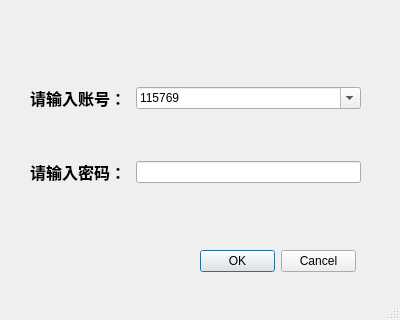
<?xml version="1.0" encoding="UTF-8"?>
<ui version="4.0">
 <class>Work_log</class>
 <widget class="QMainWindow" name="Work_log">
  <property name="geometry">
   <rect>
    <x>0</x>
    <y>0</y>
    <width>400</width>
    <height>320</height>
   </rect>
  </property>
  <property name="font">
   <font>
    <pointsize>9</pointsize>
   </font>
  </property>
  <property name="windowTitle">
   <string>职工登录</string>
  </property>
  <property name="styleSheet">
   <string notr="true">background-image: url(:/imagin/13.png);</string>
  </property>
  <widget class="QWidget" name="centralwidget">
   <widget class="QWidget" name="gridLayoutWidget">
    <property name="geometry">
     <rect>
      <x>30</x>
      <y>50</y>
      <width>331</width>
      <height>171</height>
     </rect>
    </property>
    <layout class="QGridLayout" name="gridLayout">
     <item row="1" column="0">
      <widget class="QLabel" name="label_2">
       <property name="minimumSize">
        <size>
         <width>100</width>
         <height>40</height>
        </size>
       </property>
       <property name="maximumSize">
        <size>
         <width>100</width>
         <height>40</height>
        </size>
       </property>
       <property name="font">
        <font>
         <family>Adobe 仿宋 Std R</family>
         <pointsize>12</pointsize>
         <weight>75</weight>
         <bold>true</bold>
        </font>
       </property>
       <property name="text">
        <string>请输入密码：</string>
       </property>
      </widget>
     </item>
     <item row="0" column="0">
      <widget class="QLabel" name="label">
       <property name="minimumSize">
        <size>
         <width>100</width>
         <height>40</height>
        </size>
       </property>
       <property name="maximumSize">
        <size>
         <width>100</width>
         <height>40</height>
        </size>
       </property>
       <property name="font">
        <font>
         <family>Adobe 仿宋 Std R</family>
         <pointsize>12</pointsize>
         <weight>75</weight>
         <bold>true</bold>
        </font>
       </property>
       <property name="text">
        <string>请输入账号：</string>
       </property>
      </widget>
     </item>
     <item row="1" column="1">
      <widget class="QLineEdit" name="worker_pssward"/>
     </item>
     <item row="0" column="1">
      <widget class="QComboBox" name="worker_num">
       <property name="editable">
        <bool>true</bool>
       </property>
       <property name="currentIndex">
        <number>2</number>
       </property>
       <item>
        <property name="text">
         <string>112075</string>
        </property>
       </item>
       <item>
        <property name="text">
         <string>121856</string>
        </property>
       </item>
       <item>
        <property name="text">
         <string>115769</string>
        </property>
       </item>
      </widget>
     </item>
    </layout>
   </widget>
   <widget class="QDialogButtonBox" name="Yesorno">
    <property name="geometry">
     <rect>
      <x>200</x>
      <y>250</y>
      <width>156</width>
      <height>23</height>
     </rect>
    </property>
    <property name="standardButtons">
     <set>QDialogButtonBox::Cancel|QDialogButtonBox::Ok</set>
    </property>
   </widget>
  </widget>
  <widget class="QMenuBar" name="menubar">
   <property name="geometry">
    <rect>
     <x>0</x>
     <y>0</y>
     <width>400</width>
     <height>21</height>
    </rect>
   </property>
  </widget>
  <widget class="QStatusBar" name="statusBar"/>
 </widget>
 <resources/>
 <connections/>
</ui>
